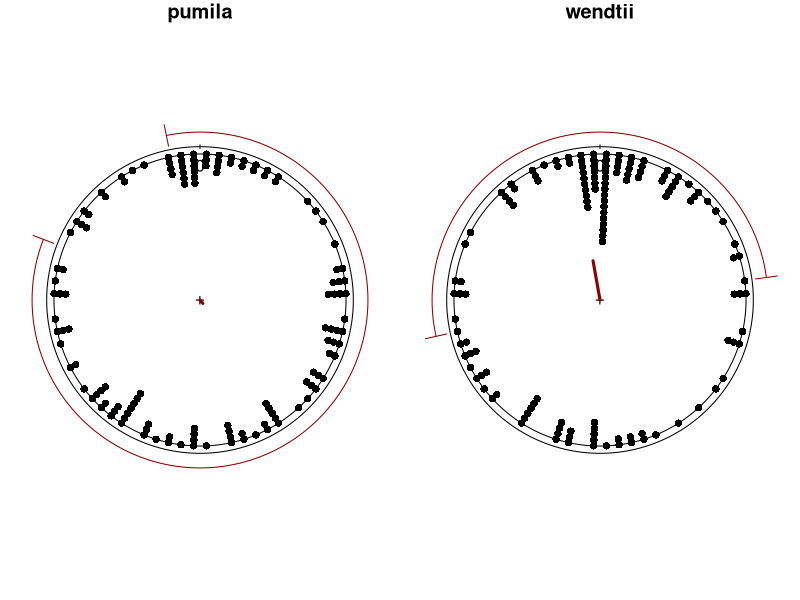
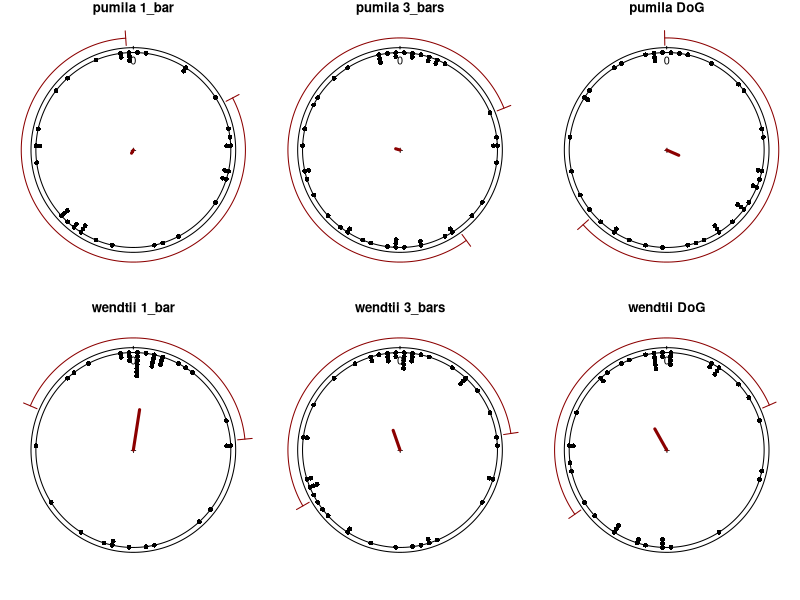
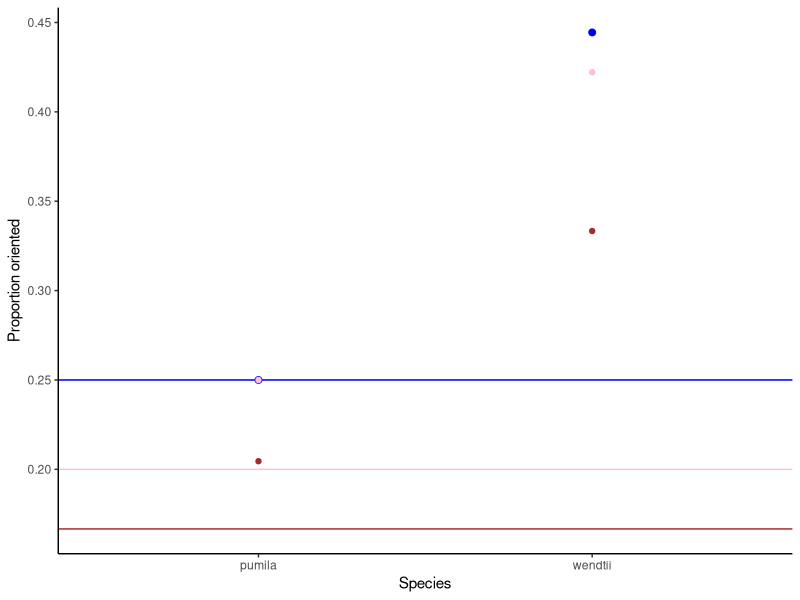
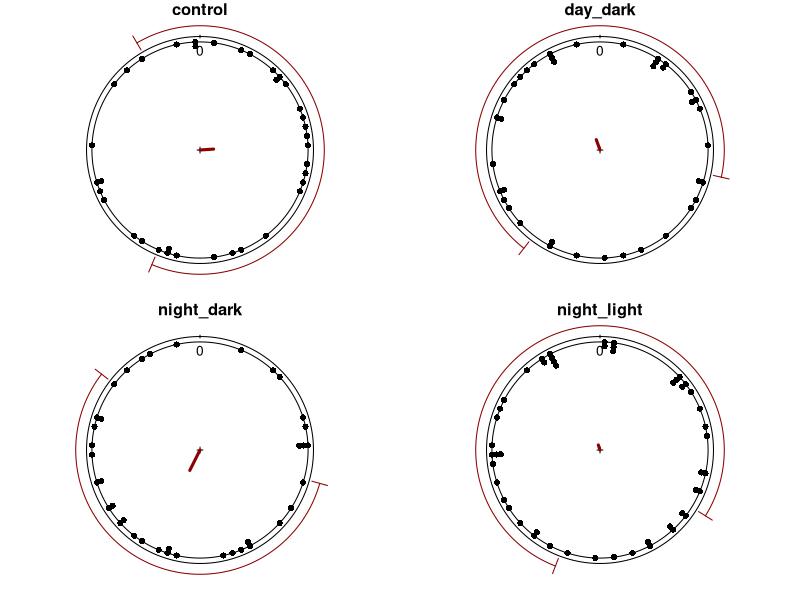

Write R code to recreate these figures, in order.
## ---- chunk 1
knitr::opts_chunk$set(echo = TRUE)
## ---- chunk 2
library('circular')
library('tibble')
library('readr')
library('tidyr')
library('dplyr')
library('ggplot2')
## ---- chunk 3
df <- read_delim('Ophiocoma_orientation_data.txt',delim = "\t")
df <- subset.data.frame(df, Relative_heading_degrees != "DNF")
df$Relative_heading_degrees <- as.numeric(df$Relative_heading_degrees)
df$heading <- df$Relative_heading_degrees*pi/180
df$heading[df$heading > pi] <- -pi +(df$heading[df$heading > pi] -pi)
df$Species <- as.factor(df$Species)
df$Type    <- as.factor(df$Type)
df$Set     <- as.factor(df$Set)
df <- subset.data.frame(df, select = -c(Absolute_heading_degrees))
summary(df)
## ---- chunk 4
df$success   <- vector(length = length(df$heading))
sectors <- 5 # number of sectors, i.e. reciprocal of sector fraction
half.sector <- pi/sectors # half the width of the target sector

for(i in 1:length(df$heading)){           ### get tote of each using one fifth of the circle
  if(is.na(df$heading[i]) == TRUE){df$success[i] <- 0}
  else if(df$heading[i] >   half.sector ){df$success[i] <- 0}    ## pi/5 beforehand
  else if(df$heading[i] <= -half.sector ){df$success[i] <- 0}  ## -pi/5 beforehand
  else{df$success[i] <- 1}  }
## ---- chunk 5
df %>% filter(Set == 2017) -> df1
df1 <- droplevels.data.frame(df1)
## ---- chunk 6
Cplot <- function(headings, sp, bt, ax, ...){
	#fit mean axis, fits mean direction unless otherwise specified
	if(missing(ax)){ax <- F}
	#spacing of stacked points, now automatically stacks towards centre unless otherwise specified
	if(missing(sp) & missing(bt)){sp <- 0.04}
	#bt specifies the stacking by a multipicative factor, 1 = stacked, 2 = 1 point's space between, 0.5 = half overlapping
	if( missing(sp) & !(missing(bt)) ){sp <- bt*.04}
	#	Get functions 
		CircCI <- function(mn, lci, uci, out, zro, drc, lng, ...){
			if(missing(lng)){lng<-10*360/5};	if(missing(drc)){drc<-'clock'}
			if(missing(zro)){zro <- pi/2};if(missing(out)){out <- 0.05}
			if(missing(uci)){uci <- lci}
			lwr <- mn - lci;	upr <- mn + uci
			circ.pos <- ( ((drc == 'clock')-1)*2 +1) * 
				-seq( pi*lwr/180, pi*upr/180, length.out = lng) + zro
			circ.x <- cos(circ.pos)*(1+out);	circ.y <- sin(circ.pos)*(1+out)
			lines(circ.x, circ.y, ...)
			lines.circular( as.circular(rep(lwr,2),units = 'degrees', 
				type = 'angles', modulo = '2pi', zero = zro, 
				rotation = drc, template = 'none'), 
				out*c(0.5, 1.5), modulo = '2pi', 
				zero = zro, rotation = drc, ...)
			lines.circular(as.circular(rep(upr,2),units = 'degrees', 
				type = 'angles', modulo = '2pi', zero = zro, 
				rotation = drc, template = 'none'),
			 	out*c(0.5, 1.5), modulo = '2pi', zero = zro, 
			 	rotation = drc, ...) 		}
		mycirc <- function(angles, clock){
			if(missing(clock)){clock <- TRUE}
			if(clock){
			return(		as.circular(angles,units='degrees',type='angles',
			modulo='2pi',zero=pi/2,rotation='clock',	template='none')	)
				}else{
				as.circular(angles,units='degrees',type='angles',
				 modulo='2pi',zero=pi/2,rotation='counter',template='none')
				}	}	
	#circular plot settings
	increments <- 5 #degrees
	zr <- pi/2 #start at top of screen (pi*	90	/180)
	bn <-  72  #10*10*360/5 #bins 	
	degrad <- 180/pi #conversion from radians to degrees
	tcl <- rgb(1,1,1,0)#transparent colour
	pcl <- rgb(.3,.1,.1,.5)#point colour
	#plot characters
	lw <- 0.5 #line width
	pnt <- 3 # 2.5 #point size
	arw <- 10 #arrowhead angle
	arl <- 0 #0.1 #arrowhead length
	#	set up input variables
	hd <- mycirc(headings)
	sm <- summary(hd)
	sv <- degrad*sd.circular(hd, na.rm=T)
	lbl <- 0 # 90*(1:4-1)
	plot(hd, col=tcl, main="", zero=zr, axes=F, shrink=1,tol=0.075)
	axis.circular(1, at = mycirc(lbl), labels = lbl)
	par(new=T)
	plot.circular(hd, col=tcl,main="",zero=zr,axes=F,shrink=1.05,tol=0.075)
	points(hd,stack=T,bin=bn,sep=-sp,zero=zr,...)
	if(!(ax)){
		arrows.circular( mycirc(sm['Mean']),zero=zr,col='red4',lwd=3,
		 length=arl,angle=arw,shrink = sm['Rho'])
		 CircCI(sm['Mean'], sv, out = 0.15, zro=zr, drc='clock',col='red4',lwd=1)	}else{
		 sBin_Spp <- summary(mycirc(hd*2))
		 sv2 <- degrad*sd.circular(hd*2, na.rm=T)/2
		 arrows.circular( mycirc(sBin_Spp['Mean']/2),zero=zr,col='red4',lwd=3,
		 length=arl,angle=arw,shrink = sBin_Spp['Rho'])
		 arrows.circular( mycirc(180+sBin_Spp['Mean']/2),zero=zr,col='red4',lwd=3,
		 length=arl,angle=arw,shrink = sBin_Spp['Rho'])
		 CircCI(sBin_Spp['Mean']/2, sv2, out = 0.15, zro=zr, drc='clock',col='red4',lwd=1)
		 CircCI(180+sBin_Spp['Mean']/2, sv2, out = 0.15, zro=zr, drc='clock',col='red4',lwd=1)
	 } }
## ---- chunk 7
par(mfrow = c(1,2)); par(mar = c(1, 1, 1, 1) + 0.1)
  for(j in levels(as.factor(df1$Species))){
  tempx <- df1$Relative_heading_degrees[df1$Species == j]
     Cplot(tempx, clock=TRUE)
     title(j)}
## ---- chunk 8
par(mfrow = c(2,3)); par(mar = c(1, 1, 1, 1) + 0.1)
for(i in levels(as.factor(df1$Species))){
  for(j in levels(as.factor(df1$Type))){
  tempx <- df1$Relative_heading_degrees[df1$Type == j & df1$Species == i]
     Cplot(tempx)
     title(paste(i,j))}}
## ---- chunk 9
df1 %>%
  mutate(in.pent = ifelse(abs(heading) < pi/5, 1, 0)) %>% # for data in radians -pi to pi
  group_by(Species,Type) %>%                # condition name
  summarize(num = length(heading),
            rho = rho.circular(heading),
            kappa = unlist(mle.vonmises(heading)[3]),
            c.mean = unlist(mean.circular(heading)[1]),
            proportion_oriented = sum(in.pent)/length(in.pent)
  ) -> spp_type.summary            ## output dataframe

spp_type.summary
## ---- chunk 10
df1 %>%
  mutate(in.pent = ifelse(abs(heading) < pi/5, 1, 0)) %>% # for data in radians -pi to pi
  group_by(Species,Type) %>%                # condition name
  summarize(v.stat=unlist(rayleigh.test(heading,mu=0)[1]),
            v.p= unlist(rayleigh.test(heading,mu=0)[2]),
            rayl.stat=unlist(rayleigh.test(heading)[1]),
            rayl.p= unlist(rayleigh.test(heading)[2])
  ) -> spp_type.stats            ## output dataframe

spp_type.stats
## ---- chunk 11
df1 %>%
  mutate(in.quad = ifelse(abs(heading) < pi/4, 1, 0)) %>% # for data in radians -pi to pi
  mutate(in.pent = ifelse(abs(heading) < pi/5, 1, 0)) %>% # for data in radians -pi to pi
  mutate(in.sext = ifelse(abs(heading) < pi/6, 1, 0)) %>% # for data in radians -pi to pi
  group_by(Species,Type) %>%   
  summarize(n_obs = n(),                   ## observations for treatment
            quad.prop = sum(in.quad)/length(in.quad),
            pent.prop = sum(in.pent)/length(in.pent),
            sext.prop = sum(in.sext)/length(in.sext)        ) -> chance_plot  

chance_plot %>% 
  filter(Type == "DoG") %>%
  ggplot(aes(Species,sext.prop)) + geom_point(aes(y=sext.prop),color="brown")   + 
  geom_hline(yintercept = 1/5, color = "pink") +
  geom_hline(yintercept = 1/4,color = "blue") +
  geom_hline(yintercept = 1/6, color = "brown") +  
  geom_point(aes(y=quad.prop), color="blue",size=2)        +             
  geom_point(aes(y=pent.prop), color="pink") +
  ylab('Proportion oriented')  + theme_classic()
## ---- chunk 12
df %>% filter(Set == 2019) -> df2
df2 <- droplevels.data.frame(df2)
## ---- chunk 13
par(mfrow = c(2,2)); par(mar = c(1, 1, 1, 1) + 0.1)
  for(j in levels(as.factor(df2$Period_adaptation))){
  tempx <- df2$Relative_heading_degrees[df2$Period_adaptation == j]
     Cplot(tempx)
     title(j)}
## ---- chunk 14
df2 %>%
  mutate(in.pent = ifelse(abs(heading) < pi/5, 1, 0)) %>% # for data in radians -pi to pi
  group_by(Period_adaptation) %>%                # condition name
  summarize(num = length(heading),
            rho = rho.circular(heading),
            kappa = unlist(mle.vonmises(heading)[3]),
            c.mean = unlist(mean.circular(heading)[1]),
            proportion_oriented = sum(in.pent)/length(in.pent)
  ) -> condition.summary            ## output dataframe

condition.summary
## ---- chunk 15
df2 %>%
  mutate(in.pent = ifelse(abs(heading) < pi/5, 1, 0)) %>% # for data in radians -pi to pi
  group_by(Period_adaptation) %>%                # condition name
  summarize(v.stat=unlist(rayleigh.test(heading,mu=0)[1]),
            v.p= unlist(rayleigh.test(heading,mu=0)[2]),
            rayl.stat=unlist(rayleigh.test(heading)[1]),
            rayl.p= unlist(rayleigh.test(heading)[2])
  ) -> spp_type.stats            ## output dataframe
spp_type.stats
